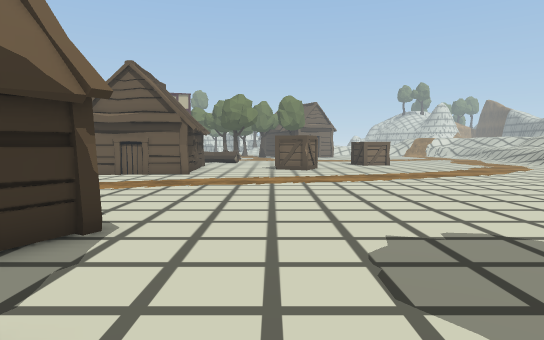
view 1 (above)

17 first-person views from a walk through a scene from a Unity 3-D project. The camera is 1.2 m above the floor, tilts 4° down and sees 75° across. The floor is counted in squares, 1 m on a side. Each view is taken from the middle of a square. On the plan, view 1 faces up. The plan holds only what a view shows up to about 14 squares ahead; the rest is blank. The place goes on beyond the plan. Some animated figures are not drawn. Some surface patterns are stand-ins.

view 2
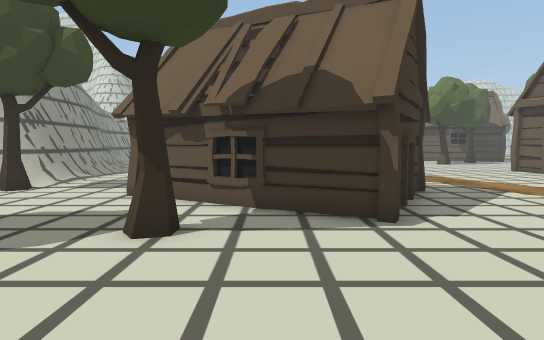

view 3
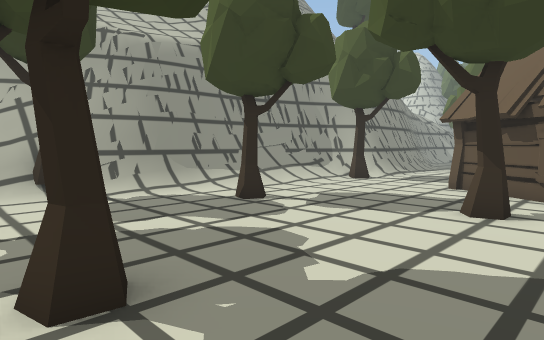

view 4
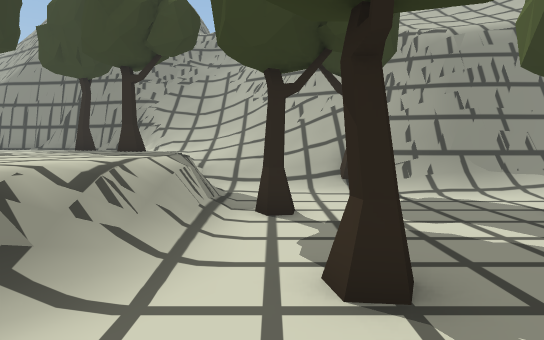

view 5
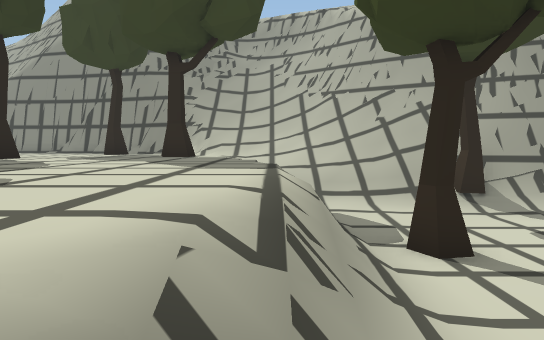

view 6
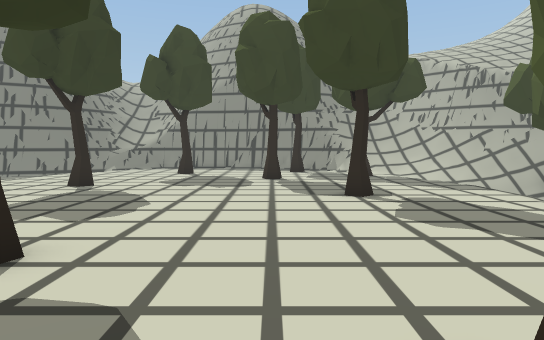

view 7
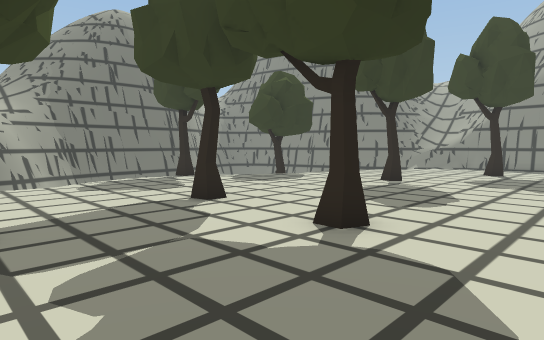

view 8
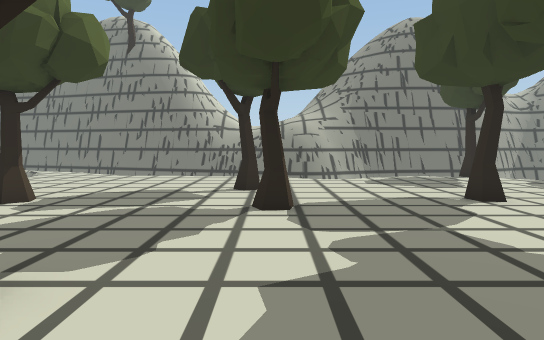

view 9
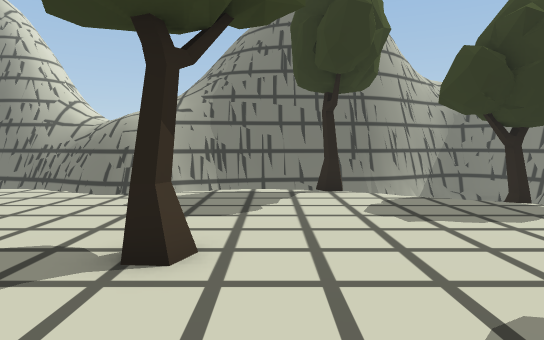

view 10
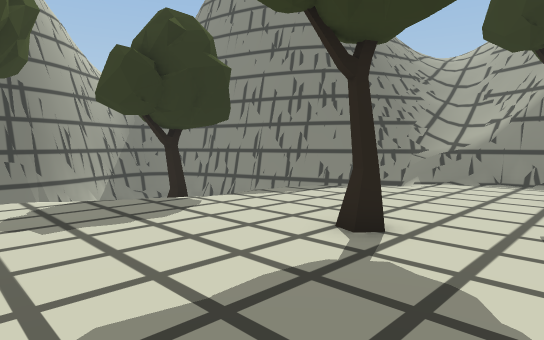

view 11
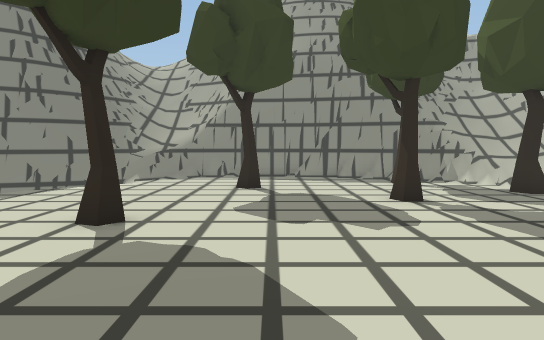

view 12
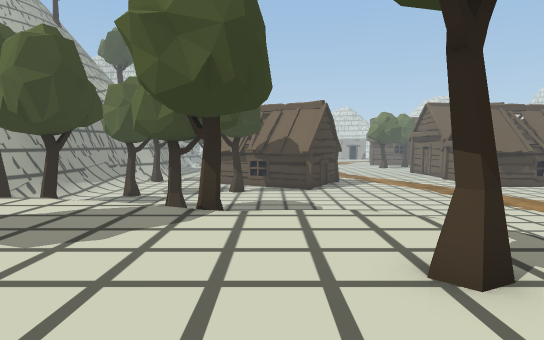

view 13
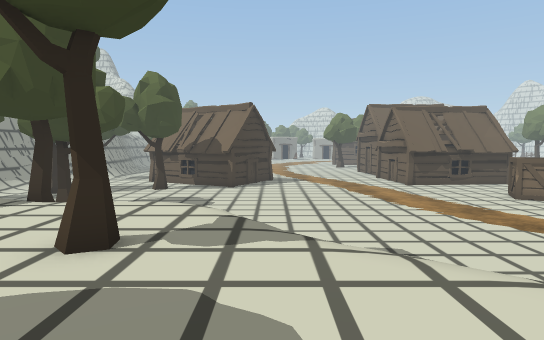

view 14
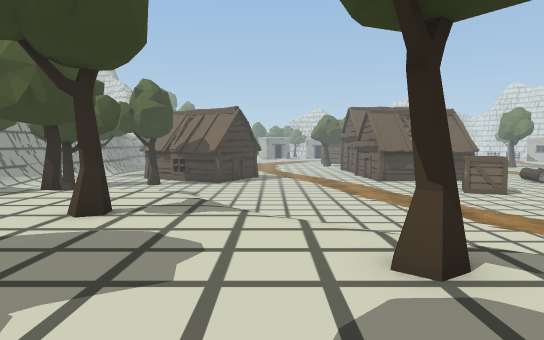

view 15
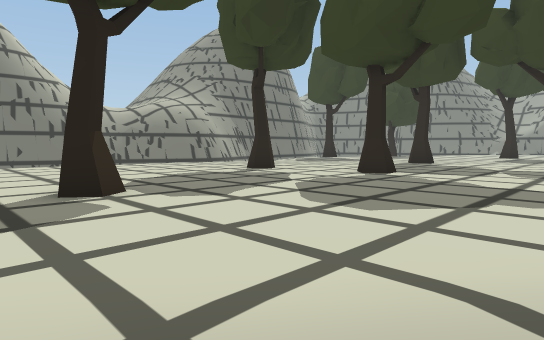

view 16
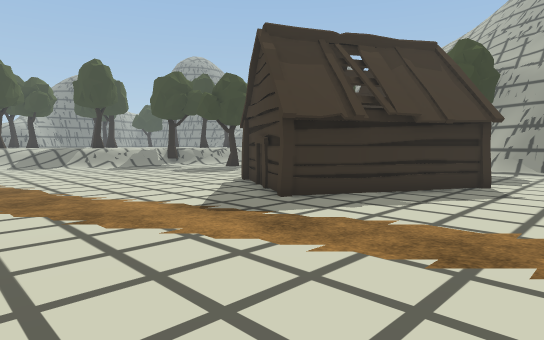

view 17
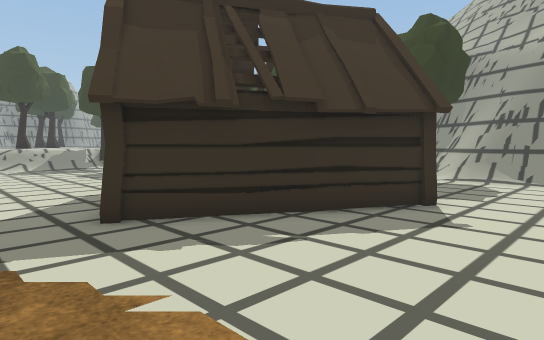

### Floor plan
Key: @ floor where view 1 was taken; # wall or solid block; . main floor; - floor 0.25 m lower than the main floor; _ floor 0.75 m lower than the main floor; < floor 1 m lower than the main floor; / step, stairs or slope; = window, fence, low wall or low ledge; ^ raised ledge; v drop or lower ground; H hut; T tree; O other object.
Columns run from 12 left of view 1 to 29 right of it. Each row starts with its distance up from view 1.
 14     HHHH<<<<<<<<<<<<<<<<   //...  .....
 13 <<<<<<<<<<<<<<<<<<<<<<<<   /...TT......
 12  <<<<<<<<<<<<<<<<<<<<<<    .....T......  =
 11  <<<<<<<<<<<<<<<<<<<<<<   /............  #
 10 <<<<<<<<<<<<<<<<<<<<<<   /TT........... v#
  9 <<<<<<<<<<<<<<<<<<<<<<  /..T..........- v#
  8  <<<<<<<<<<<<<<<<<<<<  /..........T...vv##
  7  <<<<<H<<<<<<<<<<<<<  /........T...... ###
  6 <<<<<HHHH<<<<<<<<<   /...............=###
  5 <<<<<H  HH<<<<<<<    ...T............  ##
  4  <<<H    H<<<<<<     ................/ ##
  3  <<<H   H<<<<<<< <   .......T......... =#
  2  <<H    H<<<<<<<    T.......T...T...../ ##
  1  <<<HH H<<T<<<<<<<<//................./ ##
  0  <<<  HH<<<<@<<<T<</..................T ##
 -1  <<<<<<<<<<<<<<<<<//.................TT  #
 -2  <<<<<<<<<<<<<<<<</....T.............-   #
 -3  <<<<<<<<<<TT<<<<T_....T............/    #
 -4  ==#=TT<<<<<<<<<<T//...........T..../    #
 -5  ####=/////<<<<<<</=...........T....TT   =
 -6    ###==OO====/T/</=................
 -7       #########T////.....T........./
 -8              ##/////.TT............=    ##
 -9               #=/////.......TT....===#####
-10               ##=//////.T........ ####
-11                ##=////##.........=##
-12                 ##=///####.....=^##
-13                 ##=///==#######^^

Where each view was taken, in squares from view 1:
view 1: 0 up, 0 right, facing up
view 2: 3 up, 3 right, facing left
view 3: 3 up, 5 right, facing down-left
view 4: 3 up, 5 right, facing down
view 5: 1 up, 7 right, facing down
view 6: 6 up, 13 right, facing down
view 7: 7 up, 13 right, facing down-right
view 8: 7 up, 12 right, facing right
view 9: 1 up, 16 right, facing right
view 10: 0 up, 16 right, facing down-right
view 11: 1 up, 16 right, facing down
view 12: 3 up, 15 right, facing left
view 13: 7 up, 16 right, facing left
view 14: 8 up, 18 right, facing left
view 15: 14 up, 15 right, facing down-right
view 16: 13 up, 12 left, facing down-right
view 17: 9 up, 12 left, facing down-right
